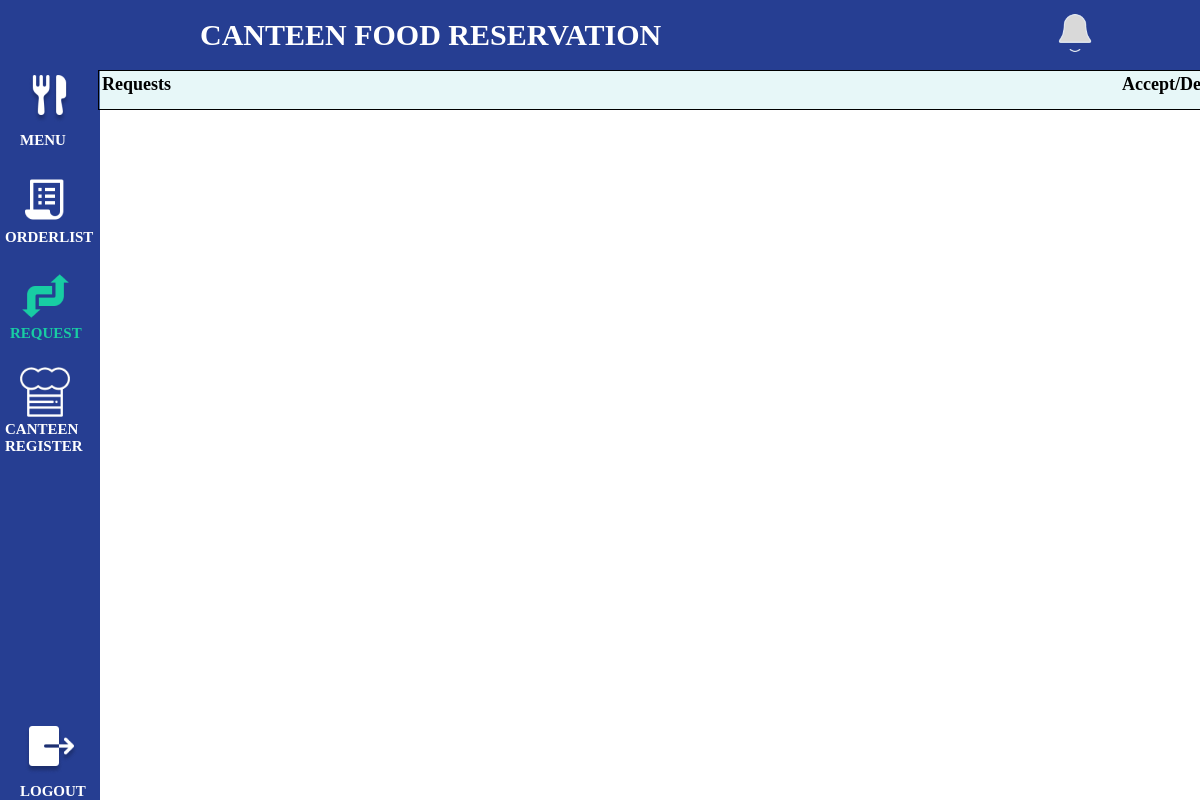
Before: /admin-request (signed in) with the older database file.
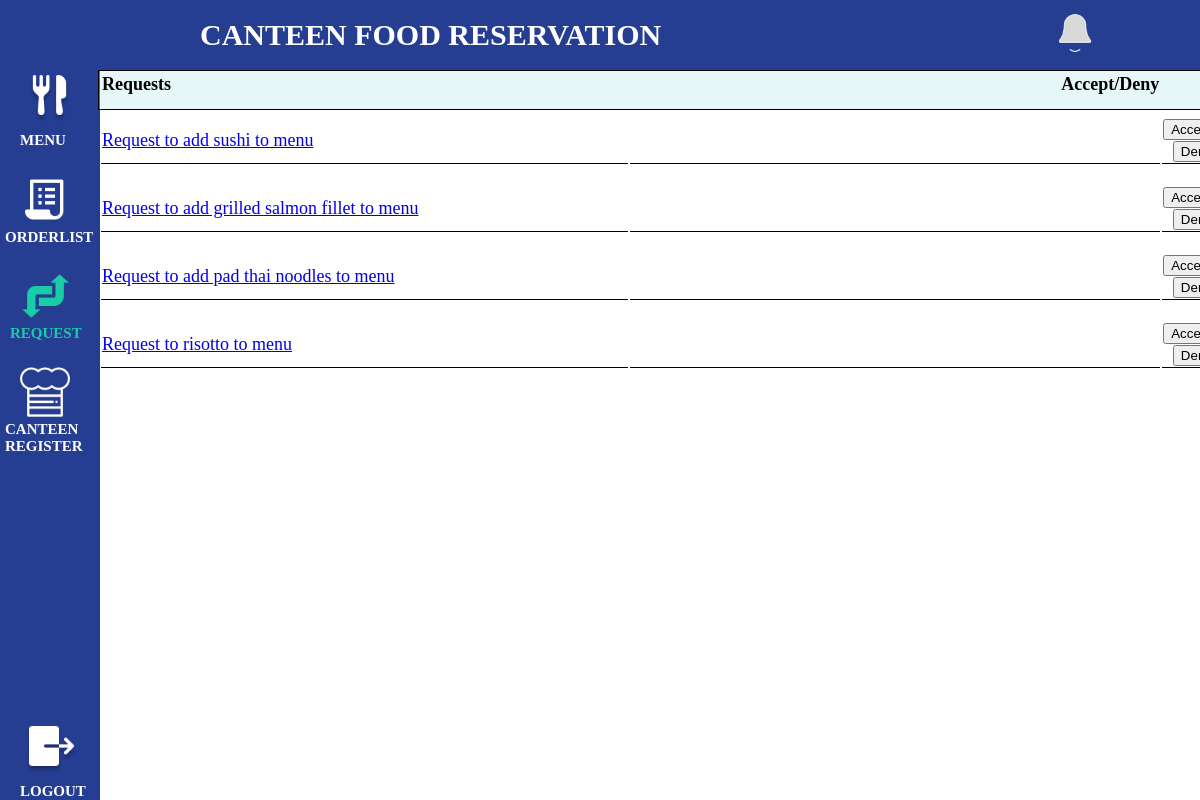
After: the same page with the newer database file.
### practice/models.py (models this page shows)
class Request(models.Model):
    id = models.AutoField(auto_created=True, primary_key=True, serialize=False, verbose_name='ID')
    RequestFood_Name = models.CharField('Request Food Name', max_length=50)
    RequestFood_Price = models.DecimalField('Request Food Price',max_digits=4, decimal_places=2)
    RequestIngredient_List = models.TextField('Request Ingredient List', max_length=100)
    RequestFood_Description = models.TextField('Request Food Description', max_length=200)
    Request_Title = models.CharField('Request Title', max_length=50)

### practice/views.py (the view, shortened to what this page needs)
# urls.py: path('admin-request', views.request_list, name='admin-request'),
@user_passes_test(is_superuser, login_url='login')
def request_list(request):
    print(f"Method: {request.method}")
    requests = Request.objects.all()
    return render(request, 'admin-request.html', {'requests': requests})

### practice/views.py (called while the page is built)
def is_superuser(user):
    return user.is_authenticated and user.is_superuser

### practice/templates/admin-request.html (shortened to what this page needs)
<!DOCTYPE html>
{% load static %}
<html>
<head>
    <link rel="stylesheet" href="{% static 'css/admin-request.css' %}">
</head>
<body>
    <header>
        <h1>CANTEEN FOOD RESERVATION</h1>
        <a href="#"><img src="{% static 'image/bell.png' %}" alt="logo" id="notif"></a>
    </header>
    <nav>
        <a href="{% url 'admin-menu' %}" class ="menu"><img src="{% static 'image/Menu.png' %}">MENU</a>
        <a href="{% url 'admin-orderlist' %}" class="orderlist"><img src="{% static 'image/Order.png' %}">ORDERLIST</a>
        <a href="{% url 'admin-request' %}" class="request"><img src="{% static 'image/Change Select.png' %}">REQUEST</a>
        <a href="{% url 'worker_register' %}" class="canteen"><img src="{% static 'image/canteen.png' %}">CANTEEN REGISTER</a>
        <a href="{% url 'logout' %}" class="logout" id="logout"><img src="{% static 'image/Logout.png' %}">LOGOUT</a>
    </nav>
    <main>
        <div>
        <table id="request-top">
            <th class="th1">Requests</th>
            <th class="th2">Accept/Deny</th>
            <tr>
            {% for request in requests %}
            <td class="requestTitle"><a href="{% url 'request_details' request.id %}">{{ request.Request_Title }}</a><td>
                <td class="requestForm">
                <form method="POST" action="">
                    <button type="submit" name="action" value="accept">Accept</button>
                    <button type="submit" name="action" value="deny">Deny</button>
                </form>
            </td>
            </tr>
            {% endfor %}
        </table>
    </main>
</body>
</html>

Changed rows visible on the page:
added Request: Request_Title "Request to add sushi to menu"
added Request: Request_Title "Request to add grilled salmon fillet to menu"
added Request: Request_Title "Request to add pad thai noodles to menu"
added Request: Request_Title "Request to risotto to menu"
